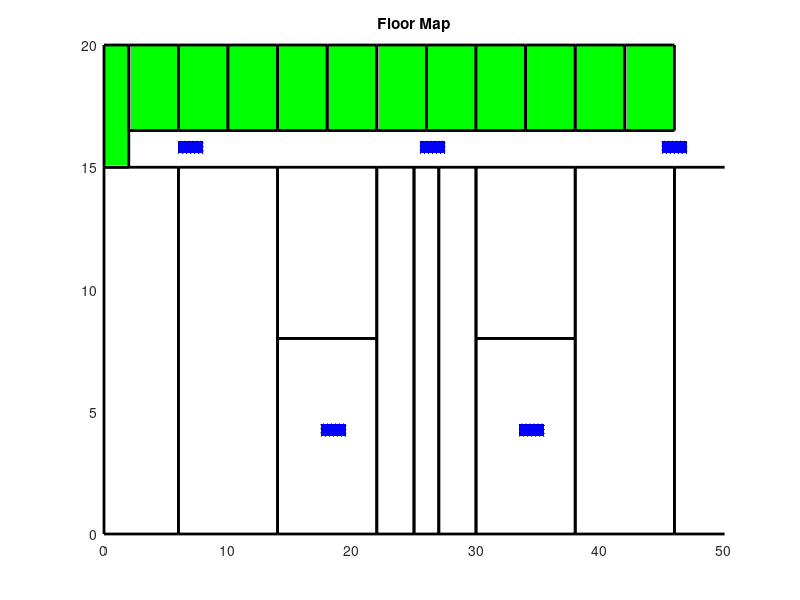

Write MATLAB code to recreate this figure. (Note: this script raises an error after producing the figure.)
clear all
clc
clf
%Walls initialization for drawing 
Walls_rect=[0,0,6,15;
    6,0,8,15;
    14,0,8,8;
    14,8,8,7;
    22,0,3,15;
    25,0,2,15;
    27,0,3,15;
    30,0,8,8;
    30,8,8,7;
    38,0,8,15;
    46,0,6,15;
    0,15,2,5;
    2,16.5,4,3.5;
    6,16.5,4,3.5;
    10,16.5,4,3.5;
    14,16.5,4,3.5;
    18,16.5,4,3.5;
    22,16.5,4,3.5;
    26,16.5,4,3.5;
    30,16.5,4,3.5; 
    34,16.5,4,3.5;
    38,16.5,4,3.5;
    42,16.5,4,3.5];

AP1 = [6,15.5625];
AP2 = [17.5,4];
AP3 = [25.5,15.5625];
AP4 = [33.5,4];
AP5 = [45,15.5625];

% Defining the Access Points for drawing last 2 coordinates are length and
% width.
APs = [6,15.5625,2,0.5;
       17.5,4,2,0.5;
       25.5,15.5625,2,0.5;
       33.5,4,2,0.5;
       45,15.5625,2,0.5];

figure('name', sprintf('Floor Map %d',''))
%putting a title for the Floor Map
title('Floor Map')

% Drawing the walls
for i = 1:1:length(Walls_rect)
    if (i <=11)
        rectangle('Position',Walls_rect(i,:),'FaceColor','w','LineWidth',2)
        axis([0 50 0 20])
   
    else
        rectangle('Position',Walls_rect(i,:),'FaceColor','g','LineWidth',2)
        axis([0 50 0 20])
    end
end

% Drawing the Access Points
hold on
for i = 1:1:length(APs)
    rectangle('Position', APs(i,:),'FaceColor','b','LineStyle',':')
end

%------------------------------ Start of Localization----------------


% initializing the reference points.
ref_points=[];
for i=1:0.5:52
    for j=1:0.5:20
        ref_points=[ref_points;i j];  
    end
end


%aggregating all access points in one array for iteration.
APs_array = [AP1;AP2;AP3;AP4;AP5];

walls = [0 52 15 15;
         6 6 0 15;
         14 14 0 15;
         22 22 0 15;
         25 25 0 15;
         27 27 0 15;
         30 30 0 15;
         38 38 0 15;
         46 46 0 15;
         52 52 0 15;
         14 22 8 8;
         30 38 8 8;
         2 46 16.5 16.5;
         6 6 16.5 20;
         10 10 16.5 20;
         14 14 16.5 20;
         18 18 16.5 20;
         22 22 16.5 20;
         26 26 16.5 20;
         30 30 16.5 20;
         34 34 16.5 20;
         38 38 16.5 20;
         42 42 16.5 20;
         46 46 16.5 20;
         2 2 15 20];



%Givens
n = 3;
c = 3*(10^8);
f = 2.4*(10^9);
lamda = c/f;
PAF = 3;

%the row indices represent the reference point no.
%the columns represent the power received from each access point. 
ref_powers = [];
for i = 1:1:length(ref_points)
    x = ref_points(i,1);
    y = ref_points(i,2);
    
    power_access_point =[];
    for j = 1:1:length(APs_array)
        x_ap = APs_array(j,1);
        y_ap = APs_array(j,2);
       
        d =sqrt((x_ap-x)^2+(y_ap-y)^2);
        path_loss = ((2*pi*d)/lamda) ^n;
        p_loss_dB=10*log10(path_loss);
       
        
        wall_sum = 0;

        for wall = 1:1:length(walls)
               wall_ax = walls(wall,:);

               x_wall = wall_ax(1, [1 2]);
               y_wall = wall_ax(1, [3 4]);
               
               [x_intersect, y_intersect] = curveintersect(x_wall,y_wall,[x x_ap],[y y_ap]);
                % summing up the number of walls
               points = length(x_intersect);
               wall_sum = wall_sum + points;
        end
         % calculating the power received at the 
         % reference points from the access points
        power = -10 - p_loss_dB - (PAF*wall_sum);
        power_access_point = [power_access_point, power];
    end
    ref_powers = [ref_powers; power_access_point];
end

%----------- Contour map drawing ---------------------------

for apoint = 1:1:length(APs_array)
    accessPointPowers = [ref_points(:,1), ref_points(:,2), ref_powers(:,apoint)];
    
    [x_values, x_values_indices] = unique(accessPointPowers(:,1));
    % calculating the difference in power 
    % between each point and the one after it 
    % to get how the power travels across the room
    indexDifference = diff(x_values_indices);
    % Reshape the array to separate the x coordinates,
    % y coordinates and power for the contour fx
    
    apReshaped = reshape(accessPointPowers, indexDifference(1),[],size(accessPointPowers,2));
    % x_coo are the x coordinates
    x_coo = apReshaped(:,:,1);
    % y_coo are the y coordinates
    y_coo = apReshaped(:,:,2);
    % p_val are the power values at these coordinates
    p_val = apReshaped(:,:,3);

    % time to plot the power heat map for each Access Point
    figure('name', sprintf('Access Point Power Heat Map %d', apoint))
    contourf(x_coo,y_coo,p_val)
end



% ready to obtain received powers from Access Points
% to find where the user is
AP1 = input('Enter received power from AP1 = ');
AP2 = input('Enter received power from AP2 = ');
AP3 = input('Enter received power from AP3 = ');
AP4 = input('Enter received power from AP4 = ');
AP5 = input('Enter received power from AP5 = ');
user = [];

userInput = [AP1 AP2 AP3 AP4 AP5]

for p = 1:1:length(ref_powers)
    userPowerDiff1 = (userInput(1)-ref_powers(p,1))^2;
    userPowerDiff2 = (userInput(2)-ref_powers(p,2))^2;
    userPowerDiff3 = (userInput(3)-ref_powers(p,3))^2;
    userPowerDiff4 = (userInput(4)-ref_powers(p,4))^2;
    userPowerDiff5 = (userInput(5)-ref_powers(p,5))^2;
    
    userSum = userPowerDiff1 + userPowerDiff2 + userPowerDiff3 + userPowerDiff4 + userPowerDiff5;
    user = [user,userSum];
end

% finding the closest position in the fingerprint
% to the user to approximate their location in the floor
closest = find(user == min(user))
userPosition = ref_points(closest,:)







